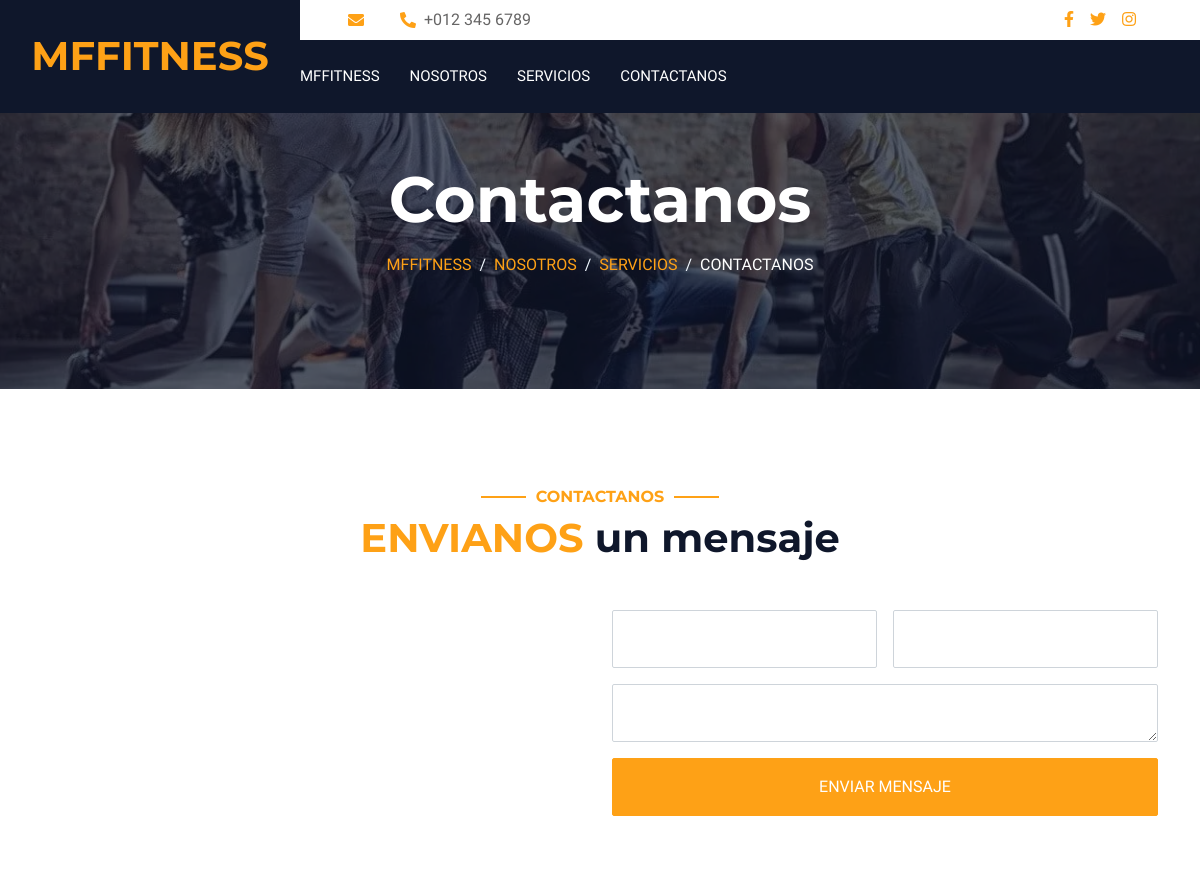
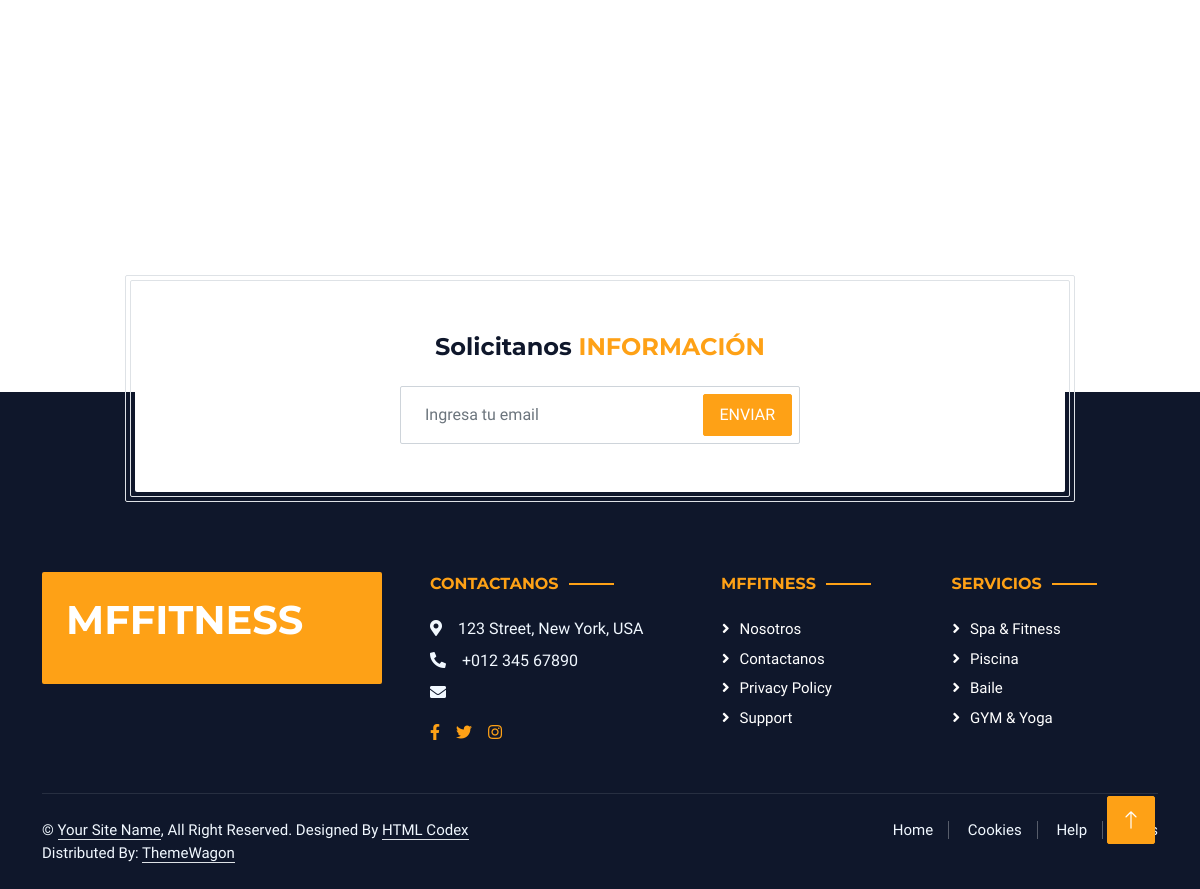
The app's page /contact/, older data (2 pictures, top to bottom).
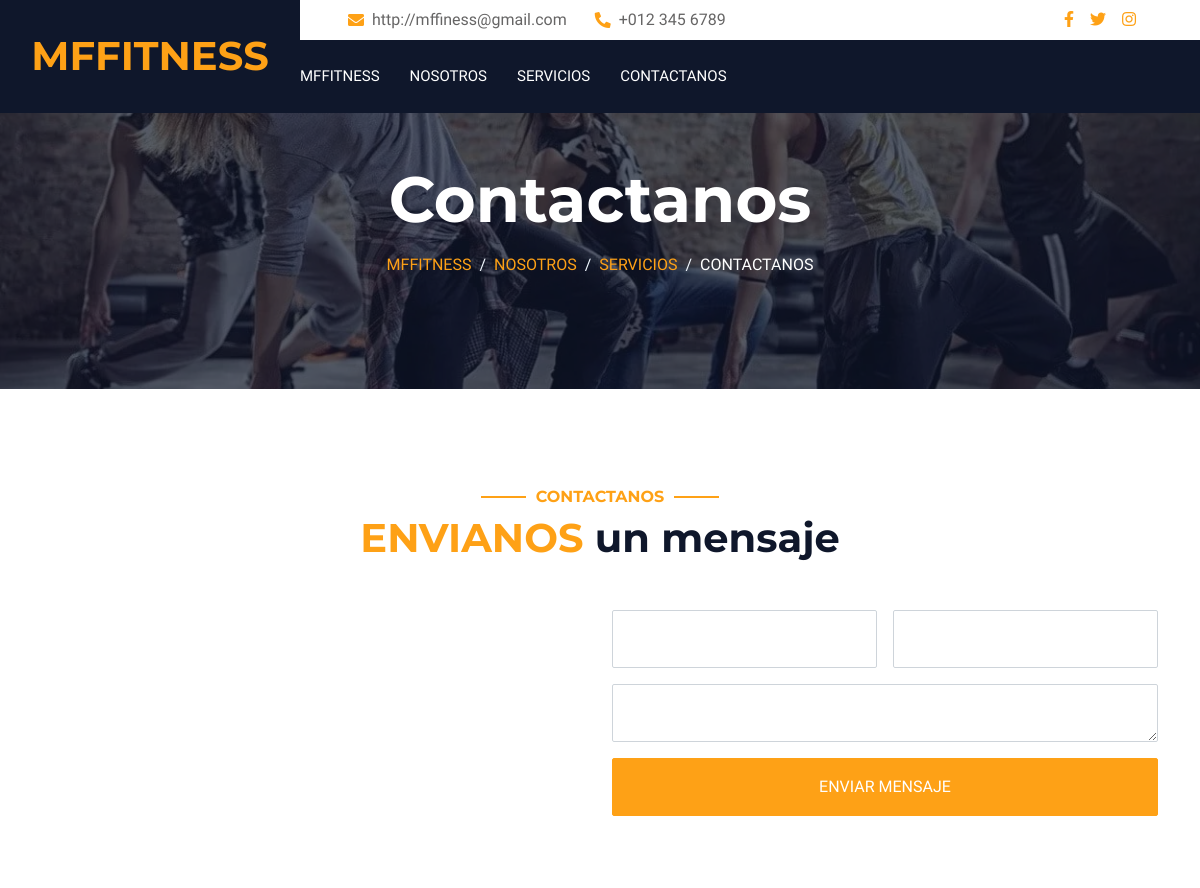
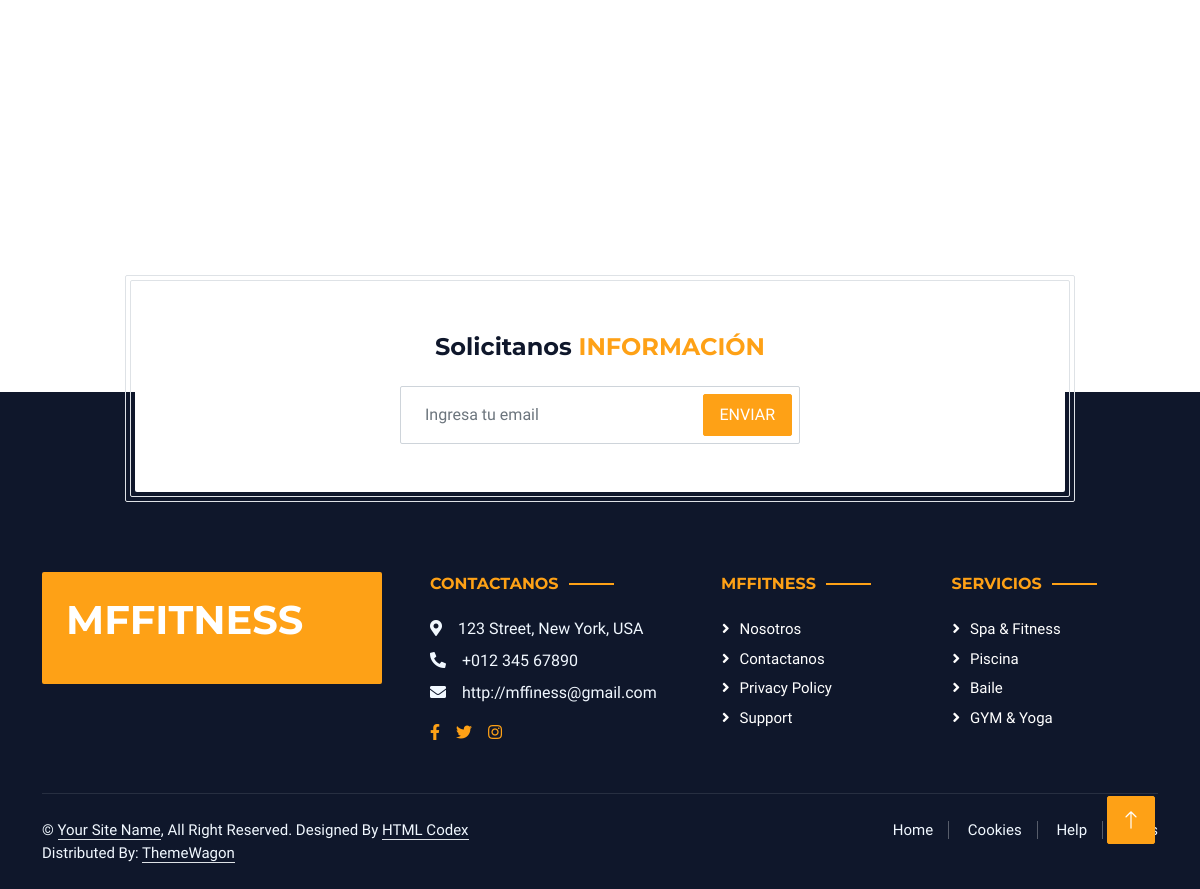
The same page, newer data (2 pictures, top to bottom).
### social/models.py (models this page shows, shortened)
class Social(models.Model):
    key=models.SlugField(verbose_name='nombre clave',max_length=50, unique=True)
    name=models.CharField(max_length=50, verbose_name='red social')
    url=models.URLField(verbose_name='enlace',null=True, blank=True)
    created=models.DateTimeField(auto_now_add=True, verbose_name='creacion')
    updated=models.DateTimeField(auto_now=True, verbose_name="modificacion")
    class Meta:
        verbose_name="Red Social"
        verbose_name_plural="Redes Sociales"
        ordering=["-created"]

### contact/views.py (the view, shortened to what this page needs)
# urls.py: path('', views.contact, name="contact"),
def contact(request):
    contactForm=ContactForm()
    return render(request,"contact/contact.html",{'form':contactForm})

### contact/forms.py
class ContactForm(forms.Form):
    name=forms.CharField( label="Nombre", required=True, widget=forms.TextInput(
        attrs={'class': 'form-control', 'placeholder':'Escribe tu nombre'}
    ), min_length=3, max_length=100)
    email=forms.EmailField(label="Email", required=True, widget=forms.EmailInput(
        attrs={'class': 'form-control', 'placeholder':'Escribe tu email'}
    ))
    message=forms.CharField(label="Mensaje", required=True, widget=forms.Textarea(
        attrs={'class': 'form-control','rows':3, 'placeholder':'Escribe tu mensaje'}
    ),min_length=10,max_length=1000)

### social/processors.py (called while the page is built)
def context(request):
    dict={}
    listSocial=Social.objects.all()
    for social in listSocial:
        dict[social.key]=social.url
    return dict

### contact/templates/contact/contact.html (shortened to what this page needs)
{% extends 'core/base.html' %}
{% block background %}{% load static %}{% static 'core/img/baile2.webp'%}{% endblock  %}
{% block header %}
<h1 class="display-3 text-white mb-3 animated slideInDown">Contactanos</h1>
                    <nav aria-label="breadcrumb">
                        <ol class="breadcrumb justify-content-center text-uppercase">
                            <li class="breadcrumb-item"><a href="{% url 'home'%}">MfFitness</a></li>
                            <li class="breadcrumb-item"><a href="{% url 'about'%}">Nosotros</a></li>
                            <li class="breadcrumb-item"><a href="{% url 'services'%}">Servicios</a></li>
                            <li class="breadcrumb-item text-white  active" aria-current="page">Contactanos</li>
                        </ol>
                    </nav>
{% endblock  %}
{% block content %}
   <div class="container-xxl py-5">
    <div class="container">
        <div class="text-center wow fadeInUp" data-wow-delay="0.1s">
            <h6 class="section-title text-center text-primary text-uppercase">Contactanos</h6>
            <h1 class="mb-5"><span class="text-primary text-uppercase">Envianos</span> un mensaje</h1>
        </div>
        <div class="row g-4">
            <div class="col-md-6 wow fadeIn" data-wow-delay="0.1s">
                <iframe src="https://www.google.com/maps/embed?pb=!1m18!1m12!1m3!1d3989.773085258694!2d-78.4659958253923!3d-0.2728344353573969!2m3!1f0!2f0!3f0!3m2!1i1024!2i768!4f13.1!3m3!1m2!1s0x91d597d012d11779%3A0x437c39b336de0afa!2sGringo%20Huasi!5e0!3m2!1ses-419!2sec!4v1694066636614!5m2!1ses-419!2sec" width="600" height="450" style="border:0;" allowfullscreen="" loading="lazy"></iframe>
            </div>
            <div class="col-md-6">
                <div class="wow fadeInUp" data-wow-delay="0.2s">
                    <form action="" method="POST">
                        <div class="row g-3">
                            <div class="col-md-6">
                                <div class="form-floating">
                                    {{form.name}}
                                </div>
                            </div>
                            <div class="col-md-6">
                                <div class="form-floating">
                                    {{form.email}}
                                </div>
                            </div>
                            <div class="col-12">
                                <div class="form-floating">
                                    {{form.message}}
                                </div>
                            </div>
                            <div class="col-12">
                                <button class="btn btn-primary w-100 py-3" type="submit">enviar mensaje</button>
                            </div>
                        </div>
                    </form>
                </div>
            </div>
        </div>
    </div>
</div>
{% endblock  %}

### core/templates/core/base.html (shortened to what the changed rows need)
<!DOCTYPE html>
<html lang="en">
<head>
    {% load static %}
    <link href="https://cdnjs.cloudflare.com/ajax/libs/font-awesome/5.10.0/css/all.min.css" rel="stylesheet">
    <link href="https://cdn.jsdelivr.net/npm/bootstrap-icons@1.4.1/font/bootstrap-icons.css" rel="stylesheet">
    <link href="{% static 'core/lib/animate/animate.min.css' %}" rel="stylesheet">
    <link href="{% static 'core/lib/owlcarousel/assets/owl.carousel.min.css' %}" rel="stylesheet">
    <link href="{% static 'core/lib/tempusdominus/css/tempusdominus-bootstrap-4.min.css' %}" rel="stylesheet" />
    <link href="{% static 'core/css/bootstrap.min.css' %}" rel="stylesheet">
    <link href="{% static 'core/css/style.css' %}" rel="stylesheet">
</head>
<body>
    <div class="container-xxl bg-white p-0">
        <div class="container-fluid bg-dark px-0">
            <div class="row gx-0">
                <div class="col-lg-3 bg-dark d-none d-lg-block">
                    <a href="{% url 'home'%}" class="navbar-brand w-100 h-100 m-0 p-0 d-flex align-items-center justify-content-center">
                        <h1 class="m-0 text-primary text-uppercase">MFfitness</h1>
                    </a>
                </div>
                <div class="col-lg-9">
                    <div class="row gx-0 bg-white d-none d-lg-flex">
                        <div class="col-lg-7 px-5 text-start">
                            <div class="h-100 d-inline-flex align-items-center py-2 me-4">
                                <i class="fa fa-envelope text-primary me-2"></i>
                                <p class="mb-0">{{red_correo}}</p>
                            </div>
                        </div>
                    </div>
                </div>
            </div>
        </div>
        <div class="container-fluid page-header mb-5 p-0" style="background-image: url('{% block background %}{% endblock %}');">
            <div class="container-fluid page-header-inner py-5">
                <div class="container text-center pb-5">
                    {% block header %} {% endblock%}
                </div>
            </div>
        </div>
        {% block content %}{% endblock %}
        <div class="container-fluid bg-dark text-light footer wow fadeIn" data-wow-delay="0.1s">
            <div class="container pb-5">
                <div class="row g-5">
                    <div class="col-md-6 col-lg-4">
                        <div class="bg-primary rounded p-4">
                            <a href="{% url 'home'%}"><h1 class="text-white text-uppercase mb-3">MfFitness</h1></a>
                        </div>
                    </div>
                    <div class="col-md-6 col-lg-3">
                        <h6 class="section-title text-start text-primary text-uppercase mb-4">Contactanos</h6>
                        <p class="mb-2"><i class="fa fa-map-marker-alt me-3"></i>123 Street, New York, USA</p>
                        <p class="mb-2"><i class="fa fa-phone-alt me-3"></i>+012 345 67890</p>
                        <p class="mb-2"><i class="fa fa-envelope me-3"></i>{{red_correo}}</p>
                        <div class="d-flex pt-2">
                            <a class="me-3" href="{{red_facebook}}"><i class="fab fa-facebook-f"></i></a>
                                <a class="me-3" href="{{red_twitter}}"><i class="fab fa-twitter"></i></a>
                                <a class="me-3" href="{{red_instagram}}"><i class="fab fa-instagram"></i></a>
                        </div>
                    </div>
                </div>
            </div>
        </div>
    </div>
</body>
</html>

Row changes from the older to the newer data that the page shows:
added Social: url "http://mffiness@gmail.com"
